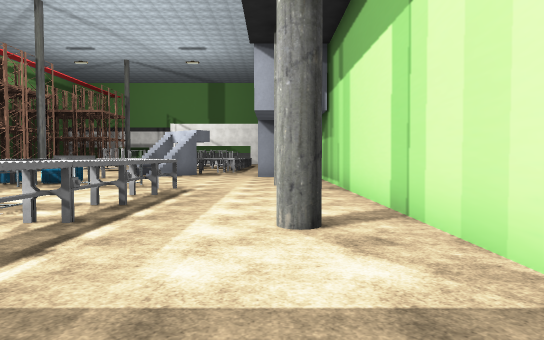
view 1 (above)

24 first-person views from a walk through a 3-D level made in the Unity game engine. The camera is 1.5 m above the floor, tilts 2° down and sees 75° across. Doors are open. The floor is counted in squares, 2 m on a side. Each view is taken from the middle of a square. On the plan, view 1 faces up. The plan holds only what a view shows up to about 11 squares ahead; the rest is blank. The place goes on beyond the plan. The player is left out. Some surface patterns are stand-ins.

view 2
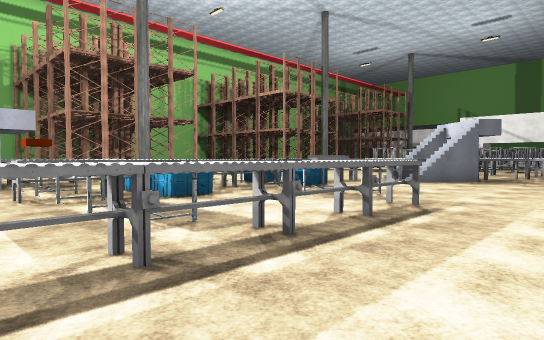

view 3
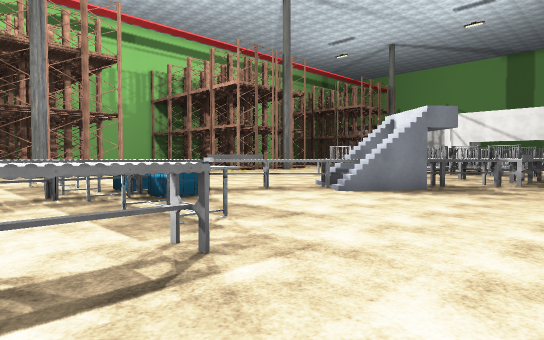

view 4
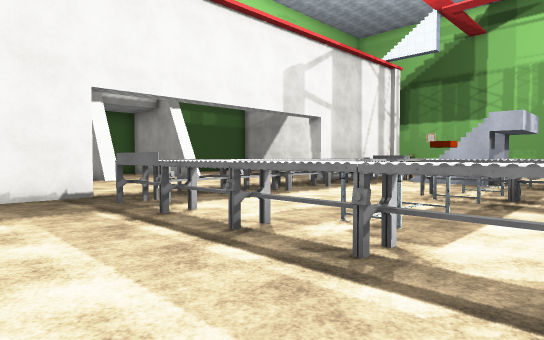

view 5
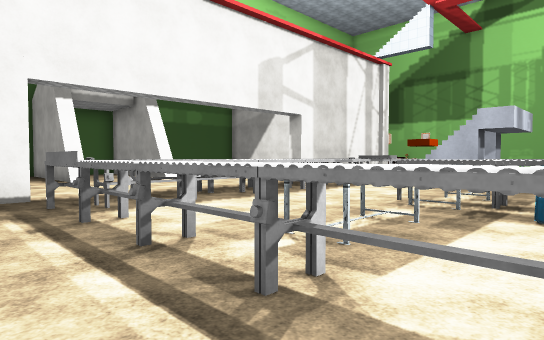

view 6
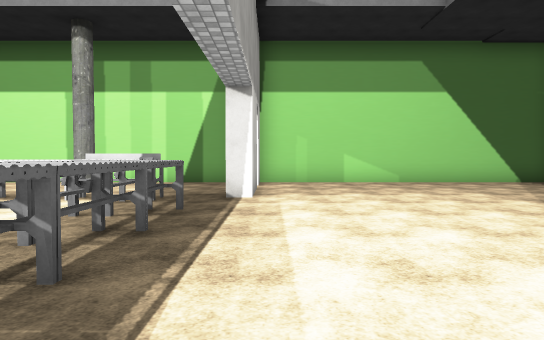

view 7
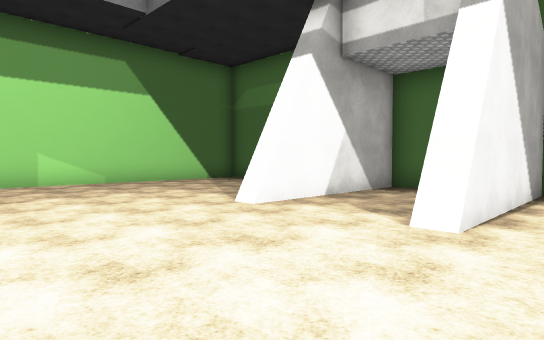

view 8
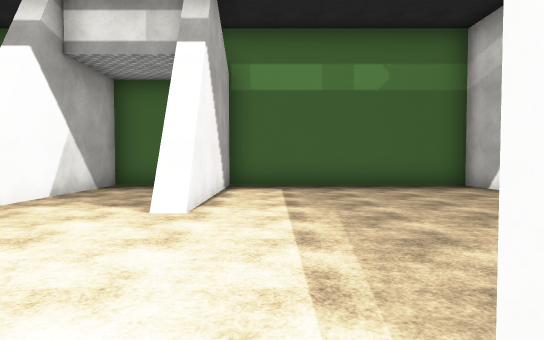

view 9
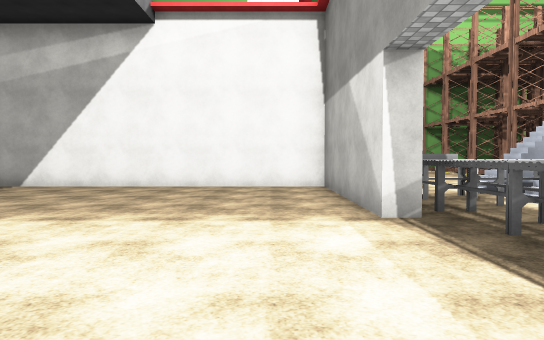

view 10
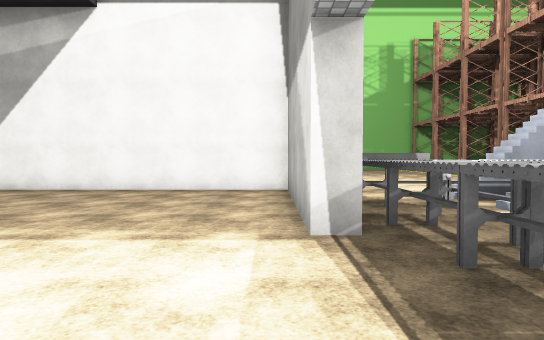

view 11
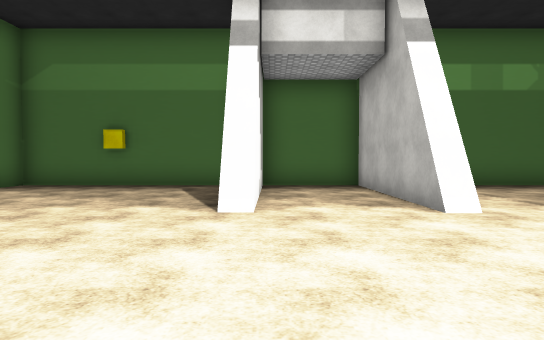

view 12
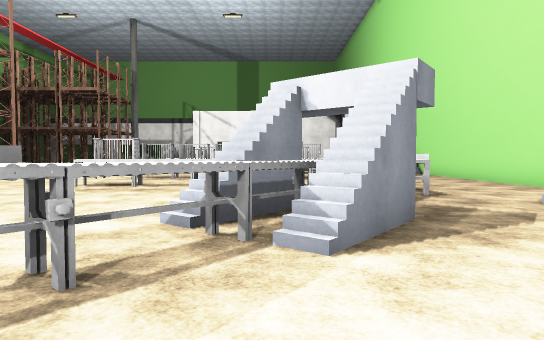

view 13
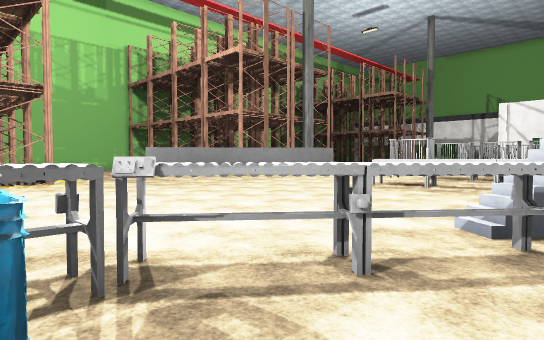

view 14
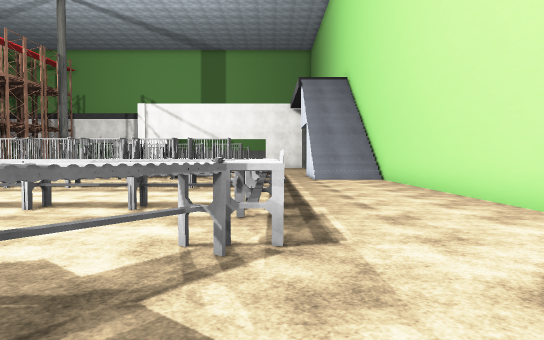

view 15
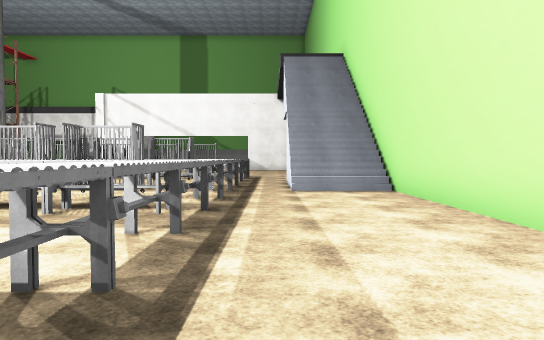

view 16
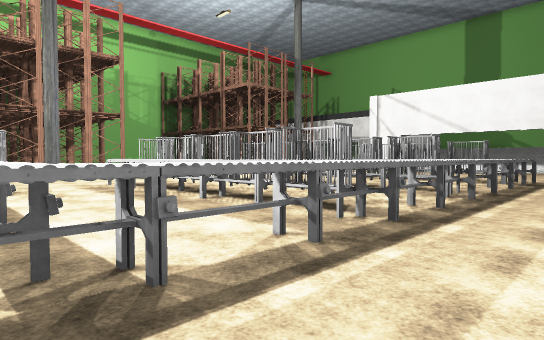

view 17
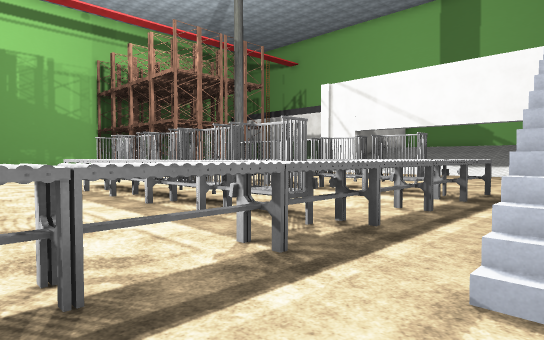

view 18
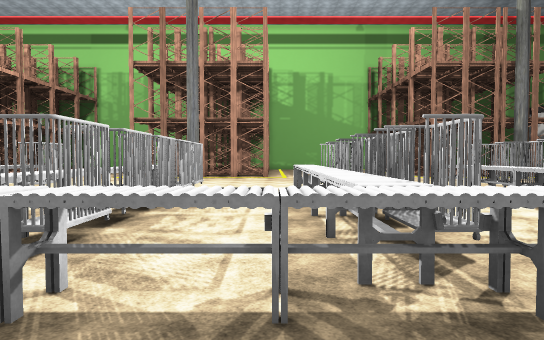

view 19
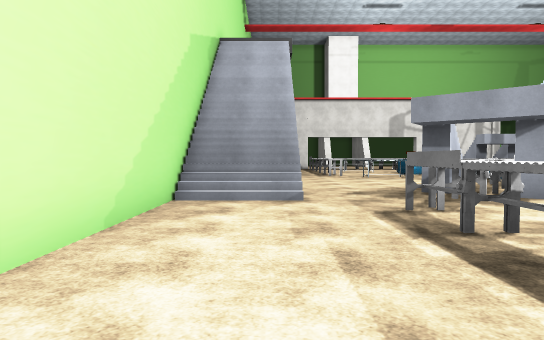

view 20
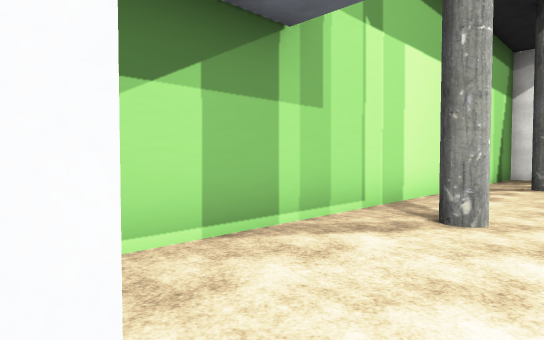

view 21
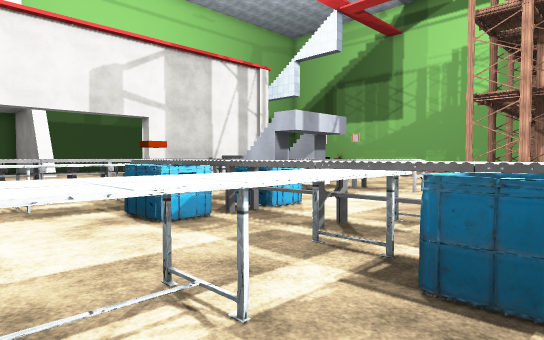

view 22
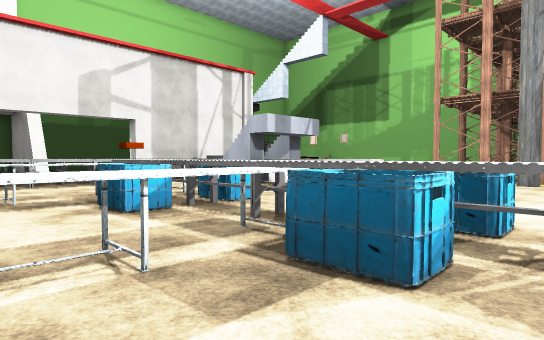

view 23
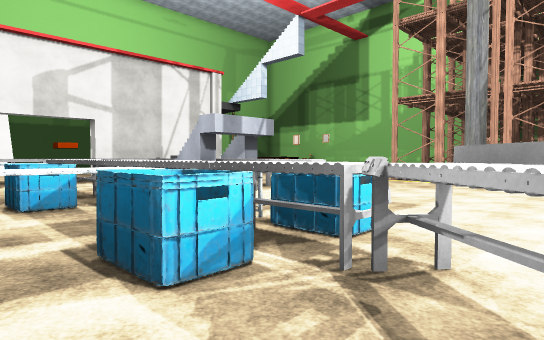

view 24
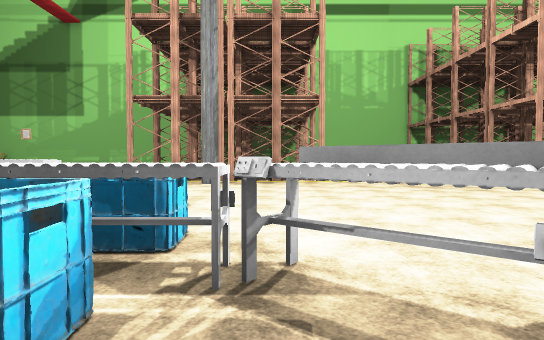

### Floor plan
Points are (right, up) in squares from view 1. A wall is a line through its corners. A room is listed if a view was taken in it or the views show most of it. See-through windows are left out.
Room 1 (views 1, 2, 3, 4, 5, 6, 7, 8, 9, 10, 11, 12, 13, 14, 15, 16, 17, 18, 19, 20, 21, 22, 23, 24)
walls: (-4.3, 14) (-4.6, 14.3); (-4, 14.3) (-4.4, 14.6); (-3.9, 14.5) (-4.5, 13.7); (-0.6, 15.8) (1.8, 15.8); (-0.5, 15.6) (1.8, 15.6); (-9.4, -0.1) (-9.4, -0.6) (-14.2, -0.6) (-14.2, -9.6) (-7.8, -9.6) (-7.8, -5.2) (-7.4, -5.2) (-7.4, -9.6) (-4.8, -9.6) (-4.8, -4.9); (-0.1, 15.4) (1.8, 15.4); (0.1, 15.2) (1.8, 15.2) (1.8, 28.8) (0.1, 28.8); (-0.6, -0.6) (-2.3, -0.6) (-2.3, -0.1) (-0.9, -0.1); (-7.8, -5) (-7.4, -5); (1.8, 0.4) (1.8, 13); (1.8, 28.4) (-0.6, 28.4) (-0.6, 29.6); (1.8, 28.6) (-0.1, 28.6); (-3.8, -9.6) (1.8, -9.6) (1.8, -0.6)
low walls: (-5, 15.8) (-5.4, 16.1); (-4.6, 16.2) (-5, 16.6); (-0.6, 16) (1.8, 16); (-0.5, 16.2) (1.8, 16.2); (-0.5, 16.4) (1.8, 16.4); (1.8, 27.6) (-0.5, 27.6); (1.8, 27.8) (-0.5, 27.8); (1.8, 28) (-0.6, 28); (1.8, 28.2) (-0.6, 28.2)
ways out: gap at (-11, 0)
objects: shelf (-19, 13); shelf (-16, 8) to (-16, 9); shelf (-16, 11) to (-16, 12); conveyor (-12, 1); conveyor (-12, 2) to (-12, 3); other object (-12, 5); conveyor (-12, 6) to (-12, 7); conveyor (-11, 1) to (-10, 1); other object (-11, 6); other object (-11, 9) to (-9, 9); conveyor (-10, 2); other object (-10, 5) to (-9, 5); conveyor (-10, 20) to (-9, 21); other object (-10, 24) to (-9, 24); other object (-10, 25) to (-9, 25); other object (-10, 28) to (-9, 28); other object (-10, 29); other object (-10, 32) to (-9, 32); conveyor (-9, 1); conveyor (-9, 2) to (-8, 2); other object (-9, 29) to (-8, 29); conveyor (-8, 1) to (-7, 1); conveyor (-8, 4) to (-7, 5); crate (-8, 7); conveyor (-8, 9) to (-7, 9); crate (-8, 11); conveyor (-8, 20); other object (-8, 24); other object (-8, 25); conveyor (-8, 28); conveyor (-8, 32); conveyor (-7, 2); conveyor (-7, 6); conveyor (-7, 7) to (-7, 8); crate (-7, 10) to (-6, 11); conveyor (-7, 12) to (-7, 13); conveyor (-7, 20) to (-6, 20); conveyor (-7, 24) to (-6, 24); other object (-7, 25); conveyor (-7, 28) to (-6, 28); other object (-7, 29); conveyor (-7, 32) to (-6, 32); conveyor (-6, 1); conveyor (-6, 2) to (-5, 2); other object (-6, 5) to (-4, 5); crate (-6, 6) to (-6, 7); other object (-6, 9) to (-4, 9); conveyor (-6, 13) to (-6, 14); other object (-6, 25) to (-5, 25); other object (-6, 29) to (-5, 29); conveyor (-5, 1) to (-4, 1); conveyor (-5, 14) to (-5, 15); conveyor (-5, 20); conveyor (-5, 24); conveyor (-5, 28); conveyor (-5, 32); conveyor (-4, 2); conveyor (-4, 20) to (-3, 20); conveyor (-4, 24) to (-3, 24); other object (-4, 25); conveyor (-4, 28) to (-3, 28); other object (-4, 29); conveyor (-4, 32) to (-3, 32); conveyor (-3, 1) to (-3, 2); conveyor (-3, 3) to (-3, 4); conveyor (-3, 5); conveyor (-3, 6); conveyor (-3, 7) to (-3, 8); conveyor (-3, 16); conveyor (-3, 17) to (-3, 18); conveyor (-2, 18) to (-2, 19); conveyor (-2, 20); conveyor (-2, 21) to (-2, 22); conveyor (-2, 23); conveyor (-2, 24) to (-2, 25); conveyor (-2, 26) to (-2, 27); conveyor (-2, 28); conveyor (-2, 29) to (-2, 30); conveyor (-2, 31); other object (-2, 32)

Where each view was taken, in squares from view 1:
view 1: 0 up, 0 right, facing up
view 2: 3 up, 0 right, facing up-left
view 3: 7 up, 0 right, facing up-left
view 4: 7 up, 0 right, facing down-left
view 5: 7 up, 1 left, facing down-left
view 6: 1 down, 9 left, facing right
view 7: 1 down, 9 left, facing down-right
view 8: 0 up, 9 left, facing down
view 9: 2 down, 5 left, facing left
view 10: 1 down, 6 left, facing left
view 11: 0 up, 5 left, facing down
view 12: 11 up, 5 left, facing up
view 13: 11 up, 5 left, facing up-left
view 14: 15 up, 2 left, facing up
view 15: 19 up, 1 left, facing up
view 16: 20 up, 0 right, facing up-left
view 17: 25 up, 0 right, facing up-left
view 18: 27 up, 0 right, facing left
view 19: 23 up, 0 right, facing down
view 20: 14 up, 1 left, facing down-right
view 21: 11 up, 4 left, facing down-left
view 22: 12 up, 4 left, facing down-left
view 23: 13 up, 5 left, facing down-left
view 24: 12 up, 5 left, facing left
